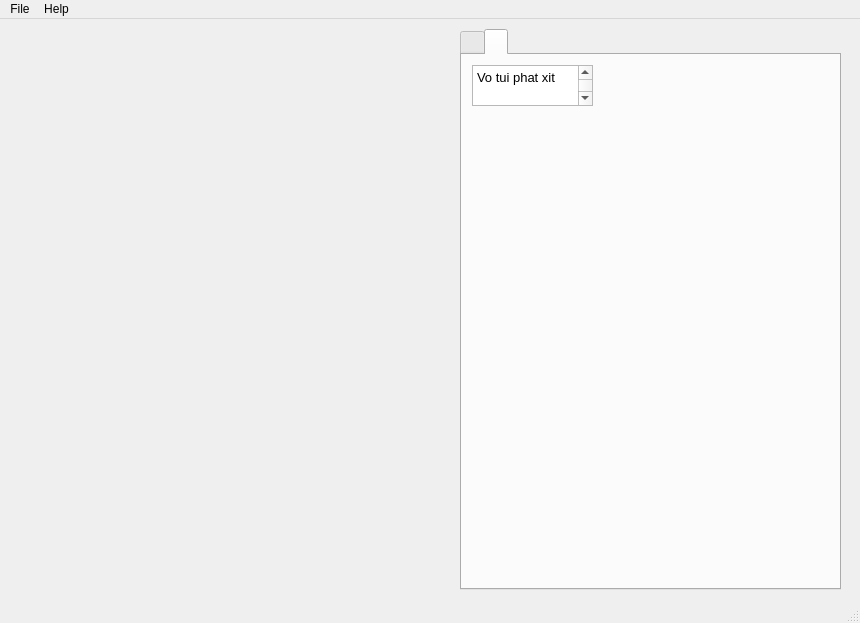
<?xml version="1.0" encoding="UTF-8"?>
<ui version="4.0">
 <class>MainWindow</class>
 <widget class="QMainWindow" name="MainWindow">
  <property name="geometry">
   <rect>
    <x>0</x>
    <y>0</y>
    <width>860</width>
    <height>623</height>
   </rect>
  </property>
  <property name="windowTitle">
   <string>MainWindow</string>
  </property>
  <widget class="QWidget" name="centralwidget">
   <widget class="TabWidget" name="tabwidget">
    <property name="geometry">
     <rect>
      <x>460</x>
      <y>10</y>
      <width>381</width>
      <height>561</height>
     </rect>
    </property>
    <property name="currentIndex">
     <number>1</number>
    </property>
    <widget class="QWidget" name="tab">
     <attribute name="title">
      <string/>
     </attribute>
     <widget class="PushButton" name="pushbutton">
      <property name="geometry">
       <rect>
        <x>130</x>
        <y>50</y>
        <width>91</width>
        <height>25</height>
       </rect>
      </property>
      <property name="text">
       <string>Test</string>
      </property>
     </widget>
     <widget class="StateLED" name="stateled">
      <property name="geometry">
       <rect>
        <x>300</x>
        <y>60</y>
        <width>15</width>
        <height>15</height>
       </rect>
      </property>
     </widget>
    </widget>
    <widget class="QWidget" name="tab_2">
     <attribute name="title">
      <string/>
     </attribute>
     <widget class="QTextBrowser" name="textBrowser">
      <property name="geometry">
       <rect>
        <x>10</x>
        <y>10</y>
        <width>121</width>
        <height>41</height>
       </rect>
      </property>
      <property name="html">
       <string>&lt;!DOCTYPE HTML PUBLIC &quot;-//W3C//DTD HTML 4.0//EN&quot; &quot;http://www.w3.org/TR/REC-html40/strict.dtd&quot;&gt;
&lt;html&gt;&lt;head&gt;&lt;meta name=&quot;qrichtext&quot; content=&quot;1&quot; /&gt;&lt;style type=&quot;text/css&quot;&gt;
p, li { white-space: pre-wrap; }
&lt;/style&gt;&lt;/head&gt;&lt;body style=&quot; font-family:'Sans'; font-size:10pt; font-weight:400; font-style:normal;&quot;&gt;
&lt;p style=&quot; margin-top:0px; margin-bottom:0px; margin-left:0px; margin-right:0px; -qt-block-indent:0; text-indent:0px;&quot;&gt;Vo tui phat xit&lt;/p&gt;
&lt;p style=&quot;-qt-paragraph-type:empty; margin-top:0px; margin-bottom:0px; margin-left:0px; margin-right:0px; -qt-block-indent:0; text-indent:0px; font-family:'Noto Sans'; font-size:12pt;&quot;&gt;&lt;br /&gt;&lt;/p&gt;&lt;/body&gt;&lt;/html&gt;</string>
      </property>
     </widget>
    </widget>
   </widget>
  </widget>
  <widget class="QMenuBar" name="menubar">
   <property name="geometry">
    <rect>
     <x>0</x>
     <y>0</y>
     <width>860</width>
     <height>22</height>
    </rect>
   </property>
   <widget class="QMenu" name="menuFile">
    <property name="title">
     <string>File</string>
    </property>
    <addaction name="separator"/>
    <addaction name="separator"/>
    <addaction name="actionExit"/>
   </widget>
   <widget class="QMenu" name="menuHelp">
    <property name="title">
     <string>Help</string>
    </property>
    <addaction name="actionAbout"/>
   </widget>
   <addaction name="menuFile"/>
   <addaction name="menuHelp"/>
  </widget>
  <widget class="QStatusBar" name="statusbar"/>
  <action name="actionExit">
   <property name="text">
    <string>Exit</string>
   </property>
  </action>
  <action name="actionAbout">
   <property name="text">
    <string>About</string>
   </property>
  </action>
 </widget>
 <customwidgets>
  <customwidget>
   <class>LED</class>
   <extends>QWidget</extends>
   <header>qtvcp.widgets.led_widget</header>
  </customwidget>
  <customwidget>
   <class>StateLED</class>
   <extends>LED</extends>
   <header>qtvcp.widgets.state_led</header>
  </customwidget>
  <customwidget>
   <class>PushButton</class>
   <extends>QPushButton</extends>
   <header>qtvcp.widgets.simple_widgets</header>
  </customwidget>
  <customwidget>
   <class>TabWidget</class>
   <extends>QTabWidget</extends>
   <header>qtvcp.widgets.tab_widget</header>
   <container>1</container>
  </customwidget>
 </customwidgets>
 <resources/>
 <connections/>
</ui>
